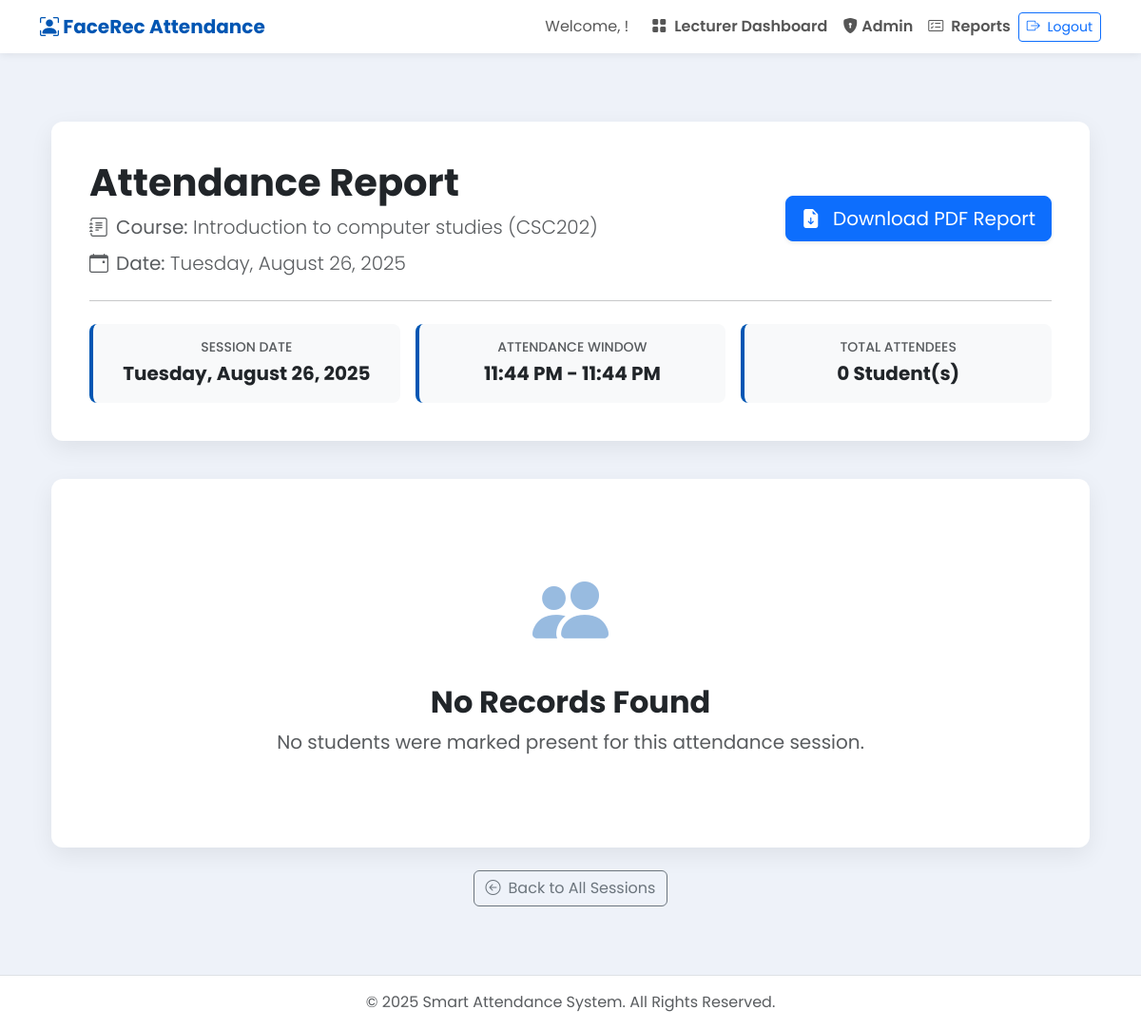
The page /dashboard/session/8/ (signed in) on the database its author committed.
### attendance/models.py (models this page shows, shortened)
class AttendanceSession(models.Model):
    course = models.ForeignKey(Course, on_delete=models.CASCADE)
    created_at = models.DateTimeField(auto_now_add=True)
    start_time = models.DateTimeField(default=timezone.now)
    end_time = models.DateTimeField(default=timezone.now)
    is_active = models.BooleanField(default=True)

class Course(models.Model):
    course_code = models.CharField(max_length=20, unique=True)
    course_name = models.CharField(max_length=200)
    lecturer = models.ForeignKey(User, on_delete=models.CASCADE)

### attendance/views.py (the view)
# urls.py: path('dashboard/session/<int:session_id>/', views.session_detail, name='session_detail'),
@login_required
@user_passes_test(is_lecturer, login_url='login', redirect_field_name=None)
def session_detail(request, session_id):
    session = get_object_or_404(
        AttendanceSession,
        id=session_id,
        course__lecturer=request.user
    )
    records = AttendanceRecord.objects.filter(session=session).select_related('student__user').order_by('student__user__last_name')
    return render(request, 'attendance/session_detail.html', {'session': session, 'records': records})

### attendance/views.py (called while the page is built)
def is_lecturer(user):
    return user.is_staff

### attendance/templates/attendance/session_detail.html (shortened to what this page needs)
{% extends 'attendance/base.html' %}
{% load static %}
{% block content %}
<link rel="stylesheet" href="https://cdn.jsdelivr.net/npm/bootstrap-icons@1.11.3/font/bootstrap-icons.min.css">
<div class="container py-5">
    <div class="report-header">
        <div class="d-flex flex-wrap justify-content-between align-items-center mb-4">
            <div>
                <h1 class="display-6 fw-bold">Attendance Report</h1>
                <p class="lead text-muted mb-2">
                    <i class="bi bi-journal-text me-2"></i><strong>Course:</strong> {{ session.course.course_name }} ({{ session.course.course_code }})
                </p>
                <p class="lead text-muted mb-0">
                    <i class="bi bi-calendar-event me-2"></i><strong>Date:</strong> {{ session.created_at|date:"l, F j, Y" }}
                </p>
            </div>
            <a href="{% url 'export_session_pdf' session.id %}" class="btn btn-primary btn-lg shadow-sm">
                <i class="bi bi-file-earmark-arrow-down-fill me-2"></i> Download PDF Report
            </a>
        </div>
        <hr class="my-4">
        <div class="row g-3 text-center">
            <div class="col-md-4">
                <div class="stat-box">
                    <h6 class="text-muted mb-1 small text-uppercase">Session Date</h6>
                    <p class="fs-5 fw-bold mb-0">{{ session.created_at|date:"l, F j, Y" }}</p>
                </div>
            </div>
            <div class="col-md-4">
                <div class="stat-box">
                    <h6 class="text-muted mb-1 small text-uppercase">Attendance Window</h6>
                    <p class="fs-5 fw-bold mb-0">{{ session.start_time|time:"h:i A" }} - {{ session.end_time|time:"h:i A" }}</p>
                </div>
            </div>
            <div class="col-md-4">
                <div class="stat-box">
                    <h6 class="text-muted mb-1 small text-uppercase">Total Attendees</h6>
                    <p class="fs-5 fw-bold mb-0">{{ records|length }} Student(s)</p>
                </div>
            </div>
        </div>
    </div>
    {% if records %}
        <div class="mb-5">
            <h2 class="h4 fw-bold mb-3"><i class="bi bi-check-circle-fill text-success me-2"></i>On Time <span class="badge bg-success-subtle text-success-emphasis rounded-pill">{{ on_time_records|length }}</span></h2>
            <div class="table-container">
                <table class="table table-hover align-middle mb-0">
                    <thead>
                        <tr>
                            <th scope="col" class="ps-4">S/N</th>
                            <th scope="col">Full Name</th>
                            <th scope="col">Matriculation No.</th>
                            <th scope="col">Time Marked</th>
                            <th scope="col" class="text-center">Action</th>
                        </tr>
                    </thead>
                    <tbody>
                        {% for record in on_time_records %}
                            <tr>
                                <td class="ps-4 fw-bold">{{ forloop.counter }}</td>
                                <td>{{ record.student.user.get_full_name }}</td>
                                <td>{{ record.student.matric_number }}</td>
                                <td>{{ record.timestamp|time:"h:i:s A" }}</td>
                                <td class="text-center">
                                    <form action="{% url 'update_record_status' record.id %}" method="POST" class="d-inline">
                                        {% csrf_token %}
                                        <button type="submit" class="btn btn-sm btn-outline-warning action-btn" title="Mark as Late">
                                            <i class="bi bi-arrow-down-circle"></i> Mark as Late
                                        </button>
                                    </form>
                                </td>
                            </tr>
                        {% empty %}
                            <tr><td colspan="5" class="text-center p-4 text-muted">No students were marked on time.</td></tr>
                        {% endfor %}
                    </tbody>
                </table>
            </div>
        </div>
        <div class="mb-5">
            <h2 class="h4 fw-bold mb-3"><i class="bi bi-clock-history text-warning me-2"></i>Late Comers <span class="badge bg-warning-subtle text-warning-emphasis rounded-pill">{{ late_records|length }}</span></h2>
            <div class="table-container">
                <table class="table table-hover align-middle mb-0">
                    <thead>
                        <tr>
                            <th scope="col" class="ps-4">S/N</th>
                            <th scope="col">Full Name</th>
                            <th scope="col">Matriculation No.</th>
                            <th scope="col">Time Marked</th>
                            <th scope="col" class="text-center">Action</th>
                        </tr>
                    </thead>
                    <tbody>
                        {% for record in late_records %}
                            <tr>
                                <td class="ps-4 fw-bold">{{ forloop.counter }}</td>
                                <td>{{ record.student.user.get_full_name }}</td>
                                <td>{{ record.student.matric_number }}</td>
                                <td>{{ record.timestamp|time:"h:i:s A" }}</td>
                                <td class="text-center">
                                    <form action="{% url 'update_record_status' record.id %}" method="POST" class="d-inline">
                                        {% csrf_token %}
                                        <button type="submit" class="btn btn-sm btn-outline-success action-btn" title="Mark as On Time">
                                            <i class="bi bi-arrow-up-circle"></i> Mark as On Time
                                        </button>
                                    </form>
                                </td>
                            </tr>
                        {% empty %}
                            <tr><td colspan="5" class="text-center p-4 text-muted">No students were marked late.</td></tr>
                        {% endfor %}
                    </tbody>
                </table>
            </div>
        </div>
    {% else %}
        <div class="empty-state">
            <div class="icon mb-3"><i class="bi bi-people-fill"></i></div>
            <h2 class="fw-bold">No Records Found</h2>
            <p class="text-muted fs-5">No students were marked present for this attendance session.</p>
        </div>
    {% endif %}
    <div class="mt-4 text-center">
        <a href="{% url 'session_list' %}" class="btn btn-outline-secondary">
            <i class="bi bi-arrow-left-circle me-2"></i>Back to All Sessions
        </a>
    </div>
</div>
{% endblock %}

### attendance/templates/attendance/base.html (style rules this page uses)
:root { --primary-color: #0056b3; --light-bg: #f8f9fa; --body-bg: #eef2f9; --card-shadow: 0 0.5rem 1rem rgba(0, 0, 0, 0.1); }
body { font-family: 'Poppins', sans-serif; background-color: var(--body-bg); }
.body-wrapper { display: flex; flex-direction: column; min-height: 100vh; }

### attendance/templates/attendance/session_detail.html (style rules this page uses)
:root { --primary-color: #0056b3; --primary-hover: #004494; --success-color: #198754; --warning-color: #ffc107; --light-bg: #f8f9fa; --card-shadow: 0 0.5rem 1.5rem rgba(0, 0, 0, 0.07); --border-radius: 0.75rem; }
body, .card, .btn, .table { font-family: 'Poppins', sans-serif; }
.report-header { background-color: #ffffff; padding: 2.5rem; border-radius: var(--border-radius); box-shadow: var(--card-shadow); margin-bottom: 2.5rem; }
.stat-box { padding: 1rem; border-left: 4px solid var(--primary-color); background-color: var(--light-bg); border-radius: 0.5rem; }
.empty-state { text-align: center; padding: 5rem 2rem; background-color: #ffffff; border-radius: var(--border-radius); box-shadow: var(--card-shadow); }
.empty-state .icon { font-size: 5rem; color: var(--primary-color); opacity: 0.4; }

### rows shown on the page
AttendanceSession: course.course_name "Introduction to computer studies", course.course_code "CSC202", created_at "Tuesday, August 26, 2025", start_time "11:44 PM", end_time "11:44 PM"

### other values the page prints
{{ records|length }} "0"
